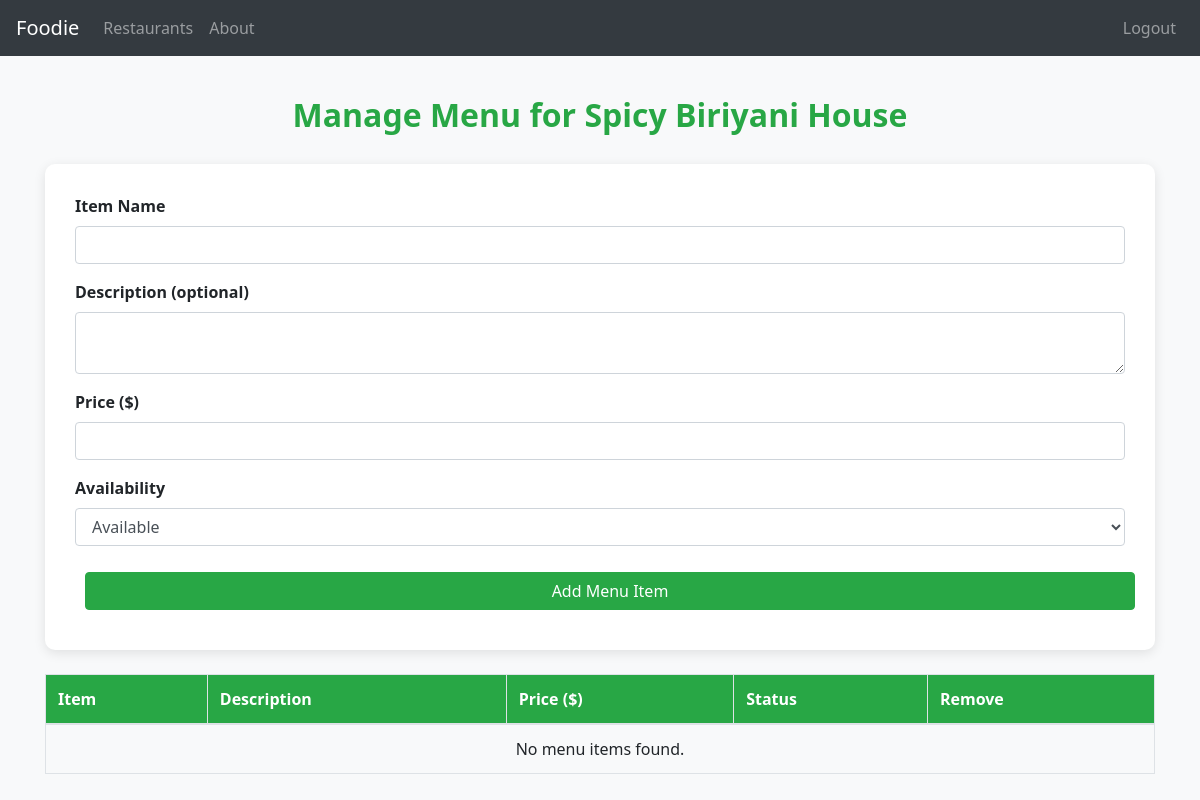
The page /restaurant/23/manage_menu (signed in) on the database as committed earlier.
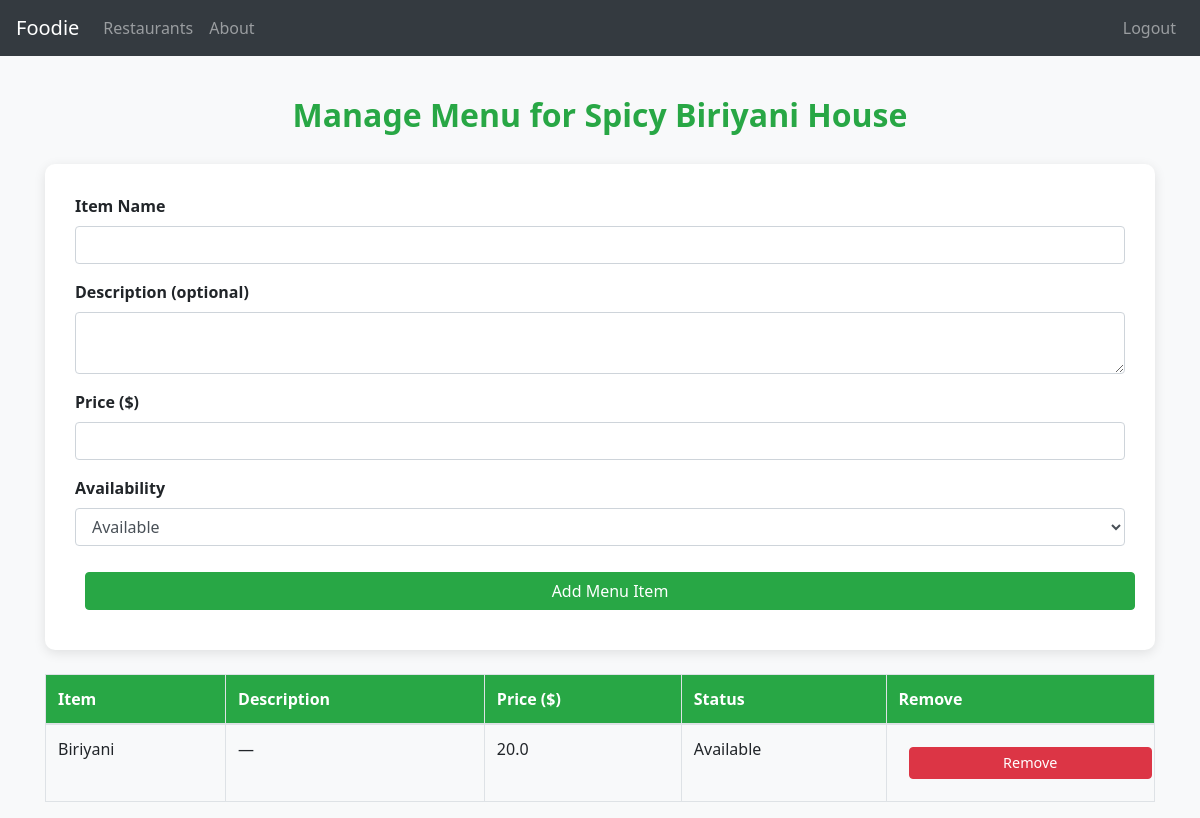
The same page on the database as committed later.
### tables this page shows
CREATE TABLE MenuItems (
    MenuItemID INTEGER PRIMARY KEY AUTOINCREMENT,
    RestaurantID INTEGER NOT NULL,
    ItemName TEXT NOT NULL,
    Description TEXT,
    Price REAL NOT NULL,
    AvailabilityStatus TEXT CHECK(AvailabilityStatus IN ('Available', 'Unavailable')) NOT NULL,
    FOREIGN KEY (RestaurantID) REFERENCES Restaurants(RestaurantID)
);

### app.py (the view)
@app.route('/restaurant/<int:restaurant_id>/manage_menu', methods=['GET'])
@login_required
def manage_menu(restaurant_id):
    role = session.get('Role')
    user_id = session.get('UserID')
    conn = sqlite3.connect('database.db')
    conn.row_factory = sqlite3.Row
    cursor = conn.cursor()
    if role != 'Admin':
        cursor.execute("SELECT * FROM Restaurants WHERE RestaurantID=? AND OwnerID=?", (restaurant_id, user_id))
        if not cursor.fetchone():
            flash("Unauthorized access", "danger")
            return redirect(url_for('about'))
    cursor.execute("SELECT * FROM Restaurants WHERE RestaurantID=?", (restaurant_id,))
    restaurant = cursor.fetchone()
    cursor.execute("SELECT * FROM MenuItems WHERE RestaurantID=?", (restaurant_id,))
    menu_items = cursor.fetchall()
    conn.close()
    return render_template("menu_item_management.html", restaurant=restaurant, menu_items=menu_items)

### app.py (called while the page is built)
def login_required(f):
    @wraps(f)
    def decorated_function(*args, **kwargs):
        if 'UserID' not in session:
            return redirect(url_for('signin'))
        return f(*args, **kwargs)
    return decorated_function

### templates/menu_item_management.html (shortened to what this page needs)
<!DOCTYPE html>
<html lang="en">
<head>
    <link rel="stylesheet" href="{{ url_for('static', filename='style.css') }}">
    <link rel="stylesheet" href="https://stackpath.bootstrapcdn.com/bootstrap/4.5.2/css/bootstrap.min.css">
</head>
<body>
    <nav class="navbar navbar-expand-lg navbar-dark bg-dark">
        <a class="navbar-brand" href="{{ url_for('about') }}">Foodie</a>
        <div class="collapse navbar-collapse">
            <ul class="navbar-nav mr-auto">
                <li class="nav-item"><a class="nav-link" href="{{ url_for('restaurants') }}">Restaurants</a></li>
                <li class="nav-item"><a class="nav-link" href="{{ url_for('about') }}">About</a></li>
            </ul>
            <ul class="navbar-nav">
                {% if session.get('UserID') %}
                <li class="nav-item"><a class="nav-link" href="{{ url_for('logout') }}">Logout</a></li>
                {% endif %}
            </ul>
        </div>
    </nav>
    <div class="container">
        <h2>Manage Menu for {{ restaurant['name'] }}</h2>
        <div class="form-section mb-4">
            <form method="POST" action="{{ url_for('add_menu_item', restaurant_id=restaurant['restaurantid']) }}">
                <div class="form-group">
                    <label for="item_name">Item Name</label>
                    <input type="text" class="form-control" id="item_name" name="item_name" required>
                </div>
                <div class="form-group">
                    <label for="description">Description (optional)</label>
                    <textarea class="form-control" id="description" name="description"></textarea>
                </div>
                <div class="form-group">
                    <label for="price">Price ($)</label>
                    <input type="number" class="form-control" id="price" name="price" step="0.01" required>
                </div>
                <div class="form-group">
                    <label for="availability">Availability</label>
                    <select class="form-control" id="availability" name="availability">
                        <option value="Available">Available</option>
                    </select>
                </div>
                <button type="submit" class="btn btn-success">Add Menu Item</button>
            </form>
        </div>
        <div class="table-responsive">
            <table class="table table-bordered menu-table">
                <thead>
                    <tr>
                        <th>Item</th>
                        <th>Description</th>
                        <th>Price ($)</th>
                        <th>Status</th>
                        <th>Remove</th>
                    </tr>
                </thead>
                <tbody>
                    {% for item in menu_items %}
                    <tr>
                        <td>{{ item['ItemName'] }}</td>
                        <td>{{ item['Description'] or '—' }}</td>
                        <td>{{ item['Price'] }}</td>
                        <td>{{ item['AvailabilityStatus'] }}</td>
                        <td>
                            <form action="{{ url_for('remove_menu_item', menu_item_id=item['MenuItemID'], restaurant_id=restaurant['restaurantid']) }}" method="POST" onsubmit="return confirm('Are you sure you want to remove this item?');">
                                <button type="submit" class="btn btn-danger">Remove</button>
                            </form>
                        </td>
                    </tr>
                    {% else %}
                    <tr><td colspan="5" class="text-center">No menu items found.</td></tr>
                    {% endfor %}
                </tbody>
            </table>
        </div>
    </div>
</body>
</html>

Rows that differ between the two databases and show on the page:
added MenuItems: ItemName "Biriyani", Description "—", Price "20.0", AvailabilityStatus "Available"
Other text that changed with them:
text no longer shown: "No menu items found."
